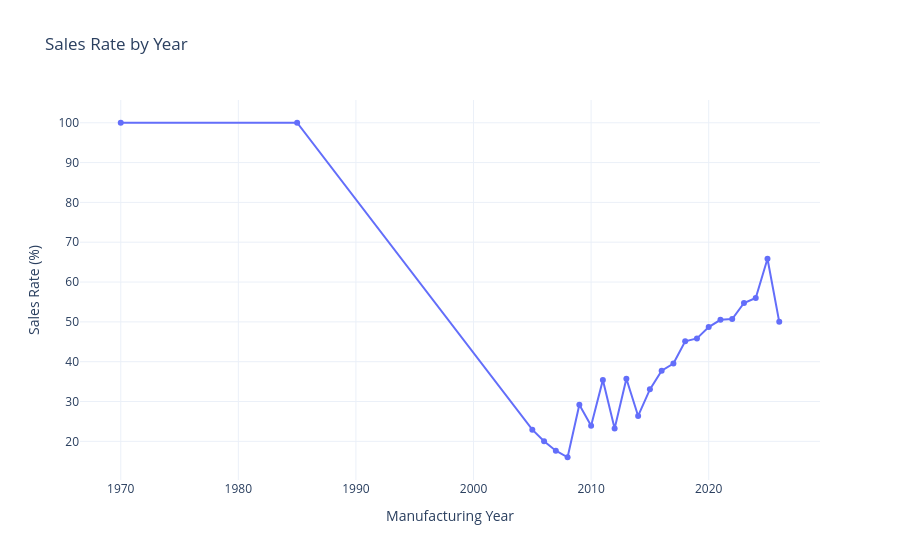

This figure's notebook cell:
### Markdown cell above
## Line Chart — Sales Rate by Year

### Code cell
df["sold_num"] = df["sold_within_30_days"].map({
    "Yes": 1,
    "No": 0
})

sales_year = df.groupby("year")["sold_num"].mean().reset_index()

sales_year["sold_num"] *= 100

fig = px.line(
    sales_year,
    x="year",
    y="sold_num",
    markers=True,
    title="Sales Rate by Year",
    labels={
        "year": "Manufacturing Year",
        "sold_num": "Sales Rate (%)"
    }
)

fig.update_layout(template="plotly_white")
fig.show()

### Figure 1 — Plotly figure (JSON) as saved in the notebook; plotly's stock layout.template omitted (floating-point values rounded to 4 significant figures)
{"data": [{"hovertemplate": "Manufacturing Year=%{x}<br>Sales Rate (%)=%{y}<extra></extra>", "legendgroup": "", "line": {"color": "#636efa", "dash": "solid"}, "marker": {"symbol": "circle"}, "mode": "lines+markers", "name": "", "orientation": "v", "showlegend": false, "type": "scatter", "x": [1970, 1985, 2005, 2006, 2007, 2008, 2009, 2010, 2011, 2012, 2013, 2014, 2015, 2016, 2017, 2018, 2019, 2020, 2021, 2022, 2023, 2024, 2025, 2026], "xaxis": "x", "y": [100.0, 100.0, 22.92, 20.0, 17.65, 16.0, 29.17, 23.91, 35.42, 23.21, 35.71, 26.37, 33.05, 37.72, 39.55, 45.12, 45.83, 48.68, 50.52, 50.69, 54.74, 56.0, 65.85, 50.0], "yaxis": "y"}], "layout": {"legend": {"tracegroupgap": 0}, "title": {"text": "Sales Rate by Year"}, "xaxis": {"anchor": "y", "domain": [0, 1], "title": {"text": "Manufacturing Year"}}, "yaxis": {"anchor": "x", "domain": [0, 1], "title": {"text": "Sales Rate (%)"}}}}
